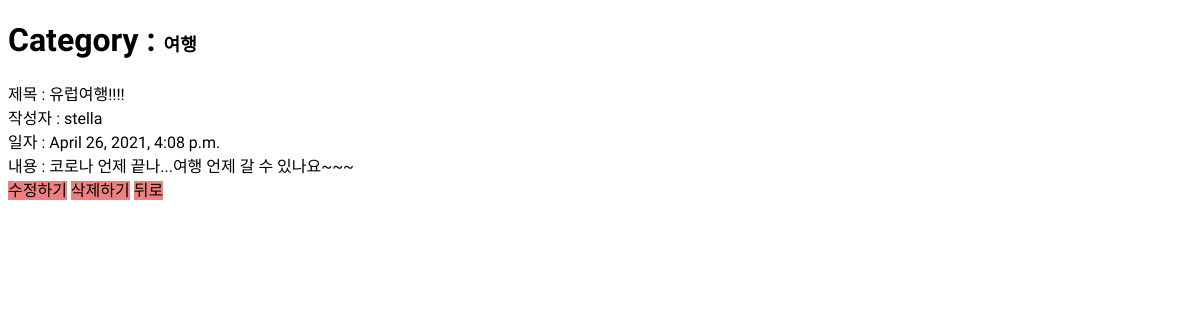
/detail/1, run on the app's committed database.
### readdataapp/models.py (models this page shows, shortened)
class Article(models.Model):
    category = models.ForeignKey(Category, on_delete=models.CASCADE, related_name='article')
    writer = models.CharField(max_length=64)
    title = models.CharField(max_length=64)
    contents = models.TextField()
    date = models.DateTimeField(auto_now=True)
    is_delated = models.BooleanField(default=False)

class Category(models.Model):
    name = models.CharField(max_length=64)
    def __str__(self):
        return self.name

### readdataapp/views.py (the view)
# urls.py: path('detail/<int:article_pk>', views.detail, name='detail'),
def detail(request, article_pk):
    article = Article.objects.filter(pk=article_pk).first()
    context = {
        'article' : article,
        'article_pk' : article_pk,
    }
    return render(request, 'detail.html', context)

### readdataapp/templates/detail.html (shortened to what this page needs)
<!DOCTYPE html>
<html lang="ko">
<head>
    {% load static %}
    <link rel="stylesheet" type="text/css" href="{% static 'css/index.css' %}">
    <link rel="stylesheet" type="text/css" href="{% static 'css/category.css' %}">
</head>
<body>
    <h1>Category : <span class="heading">{{article.category}}</span></h1>
    제목 : {{article.title}}  <br>
    작성자 : {{article.writer}} <br>
    일자 : {{article.date}} <br>
    내용 : {{article.contents}}<br>
    <a href="{% url 'edit' article.pk %}">수정하기</a>
    <a onclick="return confirm('정말 삭제하시겠습니까?');" href="{% url 'delete' article.pk %}">삭제하기</a>
    <a href="{% url 'category' article.category.pk %}">뒤로</a>
</body>
</html>

### readdataapp/static/css/index.css (style rules this page uses)
body { font-family: 'Gaegu', cursive; font-size: 16px; }
a { color: lightcoral; text-decoration: none; }

### readdataapp/static/css/category.css (style rules this page uses)
.heading { font-size: 18px; }

### readdataapp/templates/detail.html (style rules this page uses)
a { color: black; background-color: lightcoral; }

### data on the page
Article: category "여행", title "유럽여행!!!!", writer "stella", date "April 26, 2021, 4:08 p.m.", contents "코로나 언제 끝나...여행 언제 갈 수 있나요~~~"
